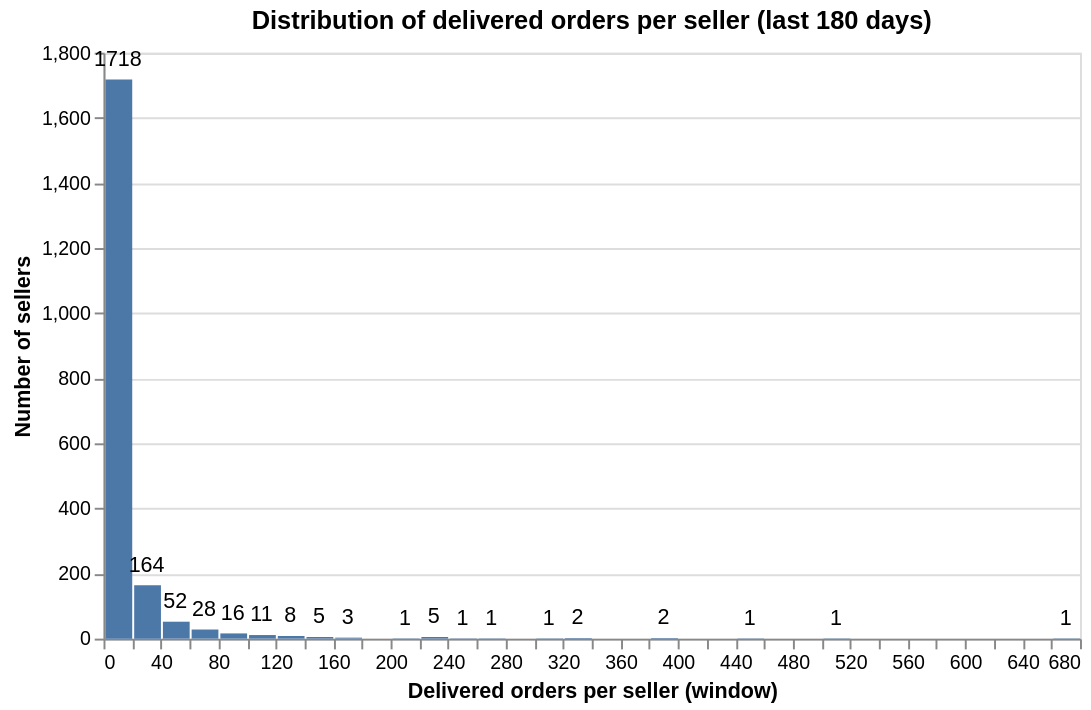

The notebook cell saved with this chart:
### Code cell
# Delivered orders per seller distribution (180-day window)
base = alt.Chart(seller_metrics).encode(
    x=alt.X(
        "delivered_orders:Q",
        bin=alt.Bin(maxbins=60),
        title="Delivered orders per seller (window)"
    ),
    y=alt.Y("count()", title="Number of sellers")
)

bars = base.mark_bar()

text = base.mark_text(
    align="center",
    baseline="bottom",
    dy=-5
).encode(
    text=alt.Text("count():Q", format=".0f")
)

(bars + text).properties(
    title=f"Distribution of delivered orders per seller (last {lookback_days} days)",
    width=500,
    height=300
)

### Figure 1 — Vega-Lite specification as saved in the notebook (floating-point values rounded to 4 significant figures; data arrays with more than 128 entries replaced by an {"elided": "..."} marker saying what was removed)
{"config": {"view": {"continuousWidth": 300, "continuousHeight": 300}}, "layer": [{"mark": {"type": "bar"}, "encoding": {"x": {"bin": {"maxbins": 60}, "field": "delivered_orders", "title": "Delivered orders per seller (window)", "type": "quantitative"}, "y": {"aggregate": "count", "title": "Number of sellers", "type": "quantitative"}}}, {"mark": {"type": "text", "align": "center", "baseline": "bottom", "dy": -5}, "encoding": {"text": {"aggregate": "count", "format": ".0f", "type": "quantitative"}, "x": {"bin": {"maxbins": 60}, "field": "delivered_orders", "title": "Delivered orders per seller (window)", "type": "quantitative"}, "y": {"aggregate": "count", "title": "Number of sellers", "type": "quantitative"}}}], "data": {"name": "data-8f31003fe2833783d702a9f853fc8829"}, "height": 300, "title": "Distribution of delivered orders per seller (last 180 days)", "width": 500, "$schema": "https://vega.github.io/schema/vega-lite/v6.1.0.json", "datasets": {"data-8f31003fe2833783d702a9f853fc8829": {"elided": "2021 records"}}}
